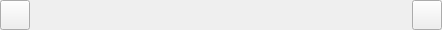
<?xml version="1.0" encoding="UTF-8"?>
<ui version="4.0">
 <class>EditorTitle</class>
 <widget class="QWidget" name="EditorTitle">
  <property name="geometry">
   <rect>
    <x>0</x>
    <y>0</y>
    <width>442</width>
    <height>30</height>
   </rect>
  </property>
  <property name="minimumSize">
   <size>
    <width>400</width>
    <height>30</height>
   </size>
  </property>
  <property name="maximumSize">
   <size>
    <width>16777215</width>
    <height>30</height>
   </size>
  </property>
  <property name="windowTitle">
   <string/>
  </property>
  <property name="toolTip">
   <string/>
  </property>
  <layout class="QHBoxLayout" name="horizontalLayout">
   <property name="spacing">
    <number>3</number>
   </property>
   <property name="leftMargin">
    <number>0</number>
   </property>
   <property name="topMargin">
    <number>0</number>
   </property>
   <property name="rightMargin">
    <number>0</number>
   </property>
   <property name="bottomMargin">
    <number>0</number>
   </property>
   <item>
    <widget class="QPushButton" name="button_top">
     <property name="minimumSize">
      <size>
       <width>30</width>
       <height>30</height>
      </size>
     </property>
     <property name="maximumSize">
      <size>
       <width>30</width>
       <height>30</height>
      </size>
     </property>
     <property name="toolTip">
      <string>Toggle on top</string>
     </property>
     <property name="text">
      <string/>
     </property>
     <property name="icon">
      <iconset resource="resources.qrc">
       <normaloff>:/resource/icon/pin.svg</normaloff>
       <normalon>:/resource/icon/unpin.svg</normalon>:/resource/icon/pin.svg</iconset>
     </property>
     <property name="checkable">
      <bool>true</bool>
     </property>
     <property name="flat">
      <bool>false</bool>
     </property>
    </widget>
   </item>
   <item>
    <widget class="QLabel" name="title_label">
     <property name="minimumSize">
      <size>
       <width>20</width>
       <height>30</height>
      </size>
     </property>
     <property name="maximumSize">
      <size>
       <width>16777215</width>
       <height>30</height>
      </size>
     </property>
     <property name="toolTip">
      <string>Double click to set memo title</string>
     </property>
     <property name="text">
      <string/>
     </property>
    </widget>
   </item>
   <item>
    <spacer name="horizontalSpacer">
     <property name="orientation">
      <enum>Qt::Horizontal</enum>
     </property>
     <property name="sizeHint" stdset="0">
      <size>
       <width>40</width>
       <height>30</height>
      </size>
     </property>
    </spacer>
   </item>
   <item>
    <widget class="QPushButton" name="button_close">
     <property name="minimumSize">
      <size>
       <width>30</width>
       <height>30</height>
      </size>
     </property>
     <property name="maximumSize">
      <size>
       <width>30</width>
       <height>30</height>
      </size>
     </property>
     <property name="toolTip">
      <string>Close</string>
     </property>
     <property name="text">
      <string/>
     </property>
     <property name="icon">
      <iconset resource="resources.qrc">
       <normaloff>:/resource/icon/close.png</normaloff>:/resource/icon/close.png</iconset>
     </property>
     <property name="flat">
      <bool>false</bool>
     </property>
    </widget>
   </item>
  </layout>
 </widget>
 <resources>
  <include location="resources.qrc"/>
 </resources>
 <connections/>
</ui>
